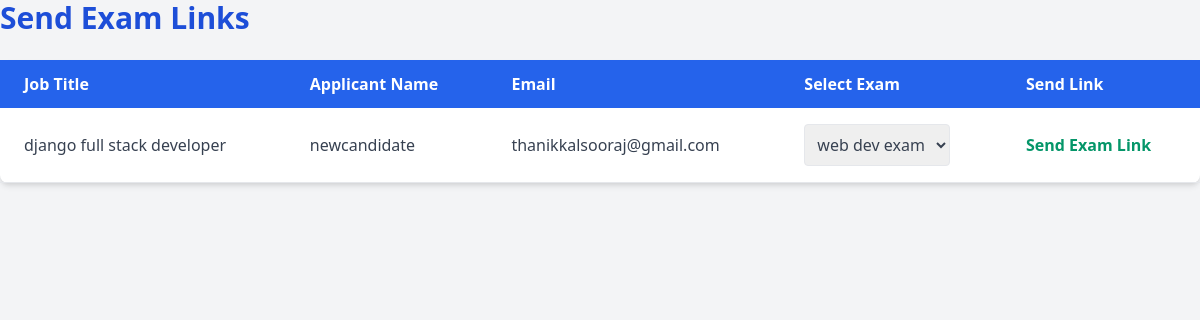
The app's page /send_exam_links/ (signed in) with its own data.
### job/models.py (models this page shows)
class JobApplications(models.Model):
    jobseeker = models.ForeignKey(JobseekerRegister, on_delete=models.CASCADE)
    jobprovider = models.ForeignKey(JobproviderRegister, on_delete=models.CASCADE)
    job_requirements = models.ForeignKey(Jobrequirements, on_delete=models.CASCADE)
    selected_status=models.BooleanField(default=False,null=True, blank=True)

class Jobrequirements(models.Model):
    jobprovider = models.ForeignKey(JobproviderRegister, on_delete=models.CASCADE)
    job_title = models.CharField(max_length=50,null=True, blank=True)
    job_description = models.TextField(null=True, blank=True)
    status=models.BooleanField(default=False, null=True)

class JobseekerRegister(models.Model):
    name = models.CharField(max_length=50,null=True, blank=True)
    email = models.EmailField(max_length=50,null=True, blank=True ,unique=True)
    password = models.CharField(max_length=50,null=True, blank=True)
    phone_number = models.CharField(max_length=15, null=True, blank=True)

### job/views.py (the view)
# urls.py: path('send_exam_links/', send_exam_links_page, name='send_exam_links_page'),
def send_exam_links_page(request):
    if 'jobprovider_id' in request.session:
        jobprovider_id = request.session['jobprovider_id']
        applications = JobApplications.objects.filter(jobprovider_id=jobprovider_id).select_related('job_requirements', 'jobseeker')
        exams = Exam.objects.filter(jobprovider_id=jobprovider_id)
        context = {
            'applications': applications,
            'exams': exams,
        }
        return render(request, 'send_exam_links.html', context)
    return redirect('jobprovidelogin')

### job/templates/send_exam_links.html (shortened to what this page needs)
<!DOCTYPE html>
<html lang="en">
<head>
    <link href="https://cdn.jsdelivr.net/npm/tailwindcss@2.2.19/dist/tailwind.min.css" rel="stylesheet">
</head>
<body class="bg-gray-100 text-gray-800">
    <h1 class="text-3xl font-bold text-blue-700 mb-6">Send Exam Links</h1>
    <table class="min-w-full bg-white rounded-lg shadow-md">
        <thead class="bg-blue-600 text-white">
            <tr>
                <th class="py-3 px-6 text-left">Job Title</th>
                <th class="py-3 px-6 text-left">Applicant Name</th>
                <th class="py-3 px-6 text-left">Email</th>
                <th class="py-3 px-6 text-left">Select Exam</th>
                <th class="py-3 px-6 text-left">Send Link</th>
            </tr>
        </thead>
        <tbody class="text-gray-700">
            {% for application in applications %}
                <tr class="border-b hover:bg-gray-100 transition">
                    <td class="py-4 px-6">{{ application.job_requirements.job_title }}</td>
                    <td class="py-4 px-6">{{ application.jobseeker.name }}</td>
                    <td class="py-4 px-6">{{ application.jobseeker.email }}</td>
                    <td class="py-4 px-6">
                        <select name="exam_id" class="exam-select border rounded p-2">
                            {% for exam in exams %}
                                <option value="{{ exam.id }}">{{ exam.title }}</option>
                            {% endfor %}
                        </select>
                    </td>
                    {% if exams %}
                    <td class="py-4 px-6">
                        <a href="#" onclick="sendExamLink({{ application.job_requirements.id }}, {{ application.jobseeker.id }}, this)"
                           class="text-green-600 font-semibold hover:underline">
                            Send Exam Link
                        </a>
                    </td>
                    {% endif %}
                </tr>
            {% endfor %}
        </tbody>
    </table>
</body>
</html>

### records on screen
JobApplications: job_requirements.job_title "django full stack developer", jobseeker.name "newcandidate", jobseeker.email "thanikkalsooraj@gmail.com"

### other values on screen
form field exam_id "web dev exam"
